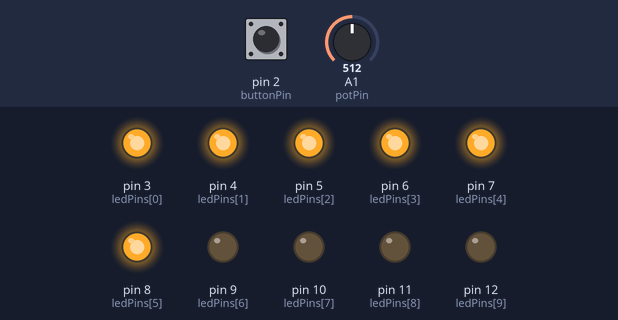
The sketch below on a simulated Arduino Uno, built with avr-gcc and run on an emulated ATmega328P. On the bench: output pins drawn as LEDs (lit = HIGH). Inputs (shaded band) come from the test bench; at power-on: A1 (potPin) = 512, pin 2 (buttonPin) HIGH. What the sketch prints to the serial monitor is not drawn.

Above: at 1.2 s.
1.3 s: A1 (potPin) set to 598
2.8 s: A1 (potPin) set to 631
At 4.0 s:
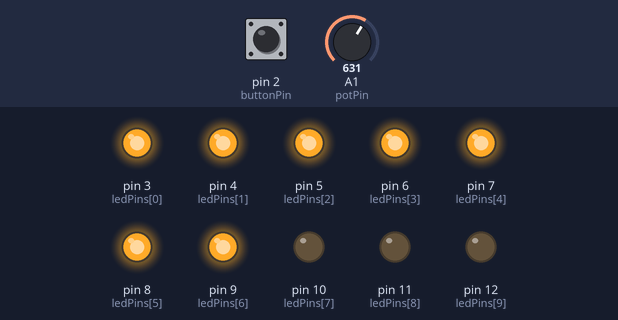
4.3 s: A1 (potPin) set to 511
At 5.4 s:
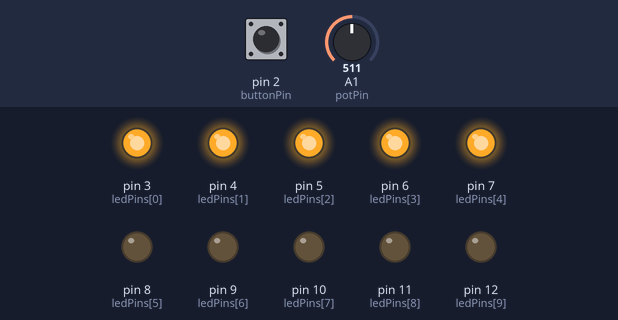
5.8 s: A1 (potPin) set to 422
7.3 s: A1 (potPin) set to 398
At 7.6 s:
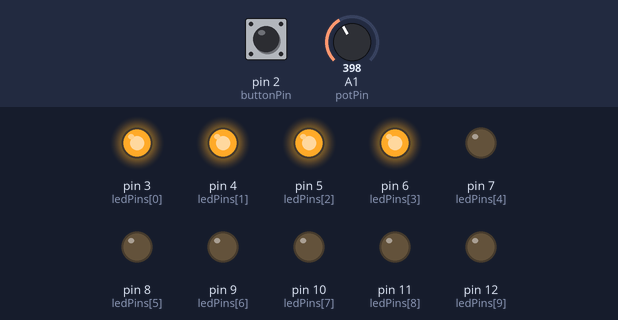
Timing chart, 0 to 10.3 s (numbered marks = the images above; inputs shaded):
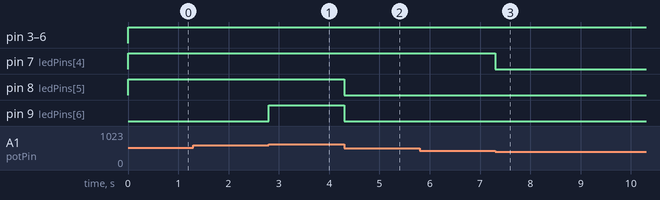

The sketch:

labo_02.ino
```cpp
const int potPin = A1;
const int buttonPin = 2;
const int ledPins[] = { 3, 4, 5, 6, 7, 8, 9, 10, 11, 12};

bool buttonState = true;
bool lastButtonState = false;
unsigned long currentTime = 0;
const unsigned long debounceDelay = 50;

void setup() {
  Serial.begin(9600);
  pinMode(buttonPin, INPUT_PULLUP);

  for (int i = 0; i < 10; i++) {
    pinMode(ledPins[i], OUTPUT);
  }

  Serial.println("Setup completed");
}

void loop() {
  // Lecture du bouton avec anti-rebond
  bool reading = digitalRead(buttonPin) == LOW;
  if (reading != lastButtonState) {
    currentTime = millis();
  }
  if ((millis() - currentTime) > debounceDelay) {
    if (reading != buttonState) {
      buttonState = reading;
      if (buttonState) {
        afficherProgression();
      }
    }
  }
  lastButtonState = reading;

  // Lecture et mapping du potentiomètre
  int potValue = analogRead(potPin);
  int progress = map(potValue, 0, 1023, 0, 20);
  controlLEDs(progress);
}

void afficherProgression() {
  int potValue = analogRead(potPin);
  int progress = map(potValue, 0, 1023, 0, 20);
  int pourcentage = map(progress, 0, 20, 0, 100);

  String bar;

  Serial.print("[");
  for (int i = 0; i < 20; i++) {
    bar += (i < progress) ? '#' : '.';
  }
  Serial.print(bar);
  Serial.print("] ");
  Serial.print(pourcentage);
  Serial.println("%");
}

void controlLEDs(int progress) {
  int pourcentage = map(progress, 0, 20, 0, 100);

  for (int i = 0; i < 10; i++) {
    digitalWrite(ledPins[i], pourcentage >= (i * 10) ? HIGH : LOW);
  }
}
```

Measured:
- the behaviour switches between 613 and 614 on A1 (potPin) (found by bisection; images 0 and 1)
- the behaviour switches between 410 and 409 on A1 (potPin) (found by bisection; images 2 and 3)
- after the input at 1.3 s, every drawn part: stays the same
- after the input at 2.8 s, pin 9 (ledPins[6]): LOW → HIGH at once
- after the input at 4.3 s, pin 8 (ledPins[5]), pin 9 (ledPins[6]): HIGH → LOW at once
- after the input at 5.8 s, every drawn part: stays the same
- after the input at 7.3 s, pin 7 (ledPins[4]): HIGH → LOW at once
